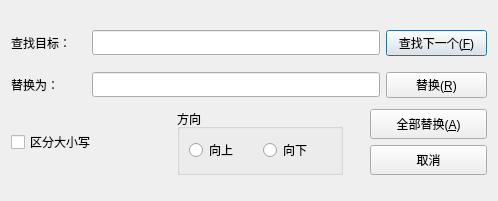
<?xml version="1.0" encoding="UTF-8"?>
<ui version="4.0">
 <class>replaceDialog</class>
 <widget class="QDialog" name="replaceDialog">
  <property name="geometry">
   <rect>
    <x>0</x>
    <y>0</y>
    <width>498</width>
    <height>201</height>
   </rect>
  </property>
  <property name="windowTitle">
   <string>替换</string>
  </property>
  <layout class="QVBoxLayout" name="verticalLayout_4">
   <item>
    <layout class="QVBoxLayout" name="verticalLayout_3">
     <item>
      <layout class="QHBoxLayout" name="horizontalLayout_3">
       <item>
        <widget class="QLabel" name="label">
         <property name="sizePolicy">
          <sizepolicy hsizetype="Fixed" vsizetype="Fixed">
           <horstretch>0</horstretch>
           <verstretch>0</verstretch>
          </sizepolicy>
         </property>
         <property name="minimumSize">
          <size>
           <width>75</width>
           <height>36</height>
          </size>
         </property>
         <property name="maximumSize">
          <size>
           <width>75</width>
           <height>36</height>
          </size>
         </property>
         <property name="text">
          <string>查找目标：</string>
         </property>
        </widget>
       </item>
       <item>
        <widget class="QLineEdit" name="searchTarget">
         <property name="sizePolicy">
          <sizepolicy hsizetype="Minimum" vsizetype="Minimum">
           <horstretch>0</horstretch>
           <verstretch>0</verstretch>
          </sizepolicy>
         </property>
         <property name="minimumSize">
          <size>
           <width>288</width>
           <height>25</height>
          </size>
         </property>
         <property name="maximumSize">
          <size>
           <width>16777215</width>
           <height>25</height>
          </size>
         </property>
        </widget>
       </item>
       <item>
        <widget class="QPushButton" name="btnSearchNext">
         <property name="text">
          <string>查找下一个(&amp;F)</string>
         </property>
        </widget>
       </item>
      </layout>
     </item>
     <item>
      <layout class="QHBoxLayout" name="horizontalLayout_4">
       <item>
        <widget class="QLabel" name="label_2">
         <property name="sizePolicy">
          <sizepolicy hsizetype="Fixed" vsizetype="Fixed">
           <horstretch>0</horstretch>
           <verstretch>0</verstretch>
          </sizepolicy>
         </property>
         <property name="minimumSize">
          <size>
           <width>75</width>
           <height>36</height>
          </size>
         </property>
         <property name="maximumSize">
          <size>
           <width>75</width>
           <height>36</height>
          </size>
         </property>
         <property name="text">
          <string>替换为：</string>
         </property>
        </widget>
       </item>
       <item>
        <widget class="QLineEdit" name="replaceContext">
         <property name="sizePolicy">
          <sizepolicy hsizetype="Minimum" vsizetype="Minimum">
           <horstretch>0</horstretch>
           <verstretch>0</verstretch>
          </sizepolicy>
         </property>
         <property name="minimumSize">
          <size>
           <width>288</width>
           <height>25</height>
          </size>
         </property>
         <property name="maximumSize">
          <size>
           <width>16777215</width>
           <height>25</height>
          </size>
         </property>
        </widget>
       </item>
       <item>
        <widget class="QPushButton" name="btnReplace">
         <property name="text">
          <string>替换(&amp;R)</string>
         </property>
        </widget>
       </item>
      </layout>
     </item>
     <item>
      <layout class="QHBoxLayout" name="horizontalLayout_5" stretch="3,1">
       <item>
        <layout class="QHBoxLayout" name="horizontalLayout_2">
         <property name="spacing">
          <number>0</number>
         </property>
         <property name="rightMargin">
          <number>21</number>
         </property>
         <item>
          <widget class="QCheckBox" name="chIsCase">
           <property name="text">
            <string>区分大小写</string>
           </property>
          </widget>
         </item>
         <item>
          <widget class="QGroupBox" name="groupBox">
           <property name="title">
            <string>方向</string>
           </property>
           <layout class="QVBoxLayout" name="verticalLayout">
            <item>
             <layout class="QHBoxLayout" name="horizontalLayout">
              <item>
               <widget class="QRadioButton" name="radioUp">
                <property name="text">
                 <string>向上</string>
                </property>
               </widget>
              </item>
              <item>
               <widget class="QRadioButton" name="radioDown">
                <property name="text">
                 <string>向下</string>
                </property>
               </widget>
              </item>
             </layout>
            </item>
           </layout>
          </widget>
         </item>
        </layout>
       </item>
       <item>
        <layout class="QVBoxLayout" name="verticalLayout_2">
         <item>
          <widget class="QPushButton" name="btnReplaceAll">
           <property name="sizePolicy">
            <sizepolicy hsizetype="Minimum" vsizetype="Fixed">
             <horstretch>0</horstretch>
             <verstretch>0</verstretch>
            </sizepolicy>
           </property>
           <property name="minimumSize">
            <size>
             <width>101</width>
             <height>30</height>
            </size>
           </property>
           <property name="maximumSize">
            <size>
             <width>16777215</width>
             <height>16777215</height>
            </size>
           </property>
           <property name="baseSize">
            <size>
             <width>101</width>
             <height>30</height>
            </size>
           </property>
           <property name="text">
            <string>全部替换(&amp;A)</string>
           </property>
          </widget>
         </item>
         <item>
          <widget class="QPushButton" name="btnCancel">
           <property name="sizePolicy">
            <sizepolicy hsizetype="Minimum" vsizetype="Fixed">
             <horstretch>0</horstretch>
             <verstretch>0</verstretch>
            </sizepolicy>
           </property>
           <property name="minimumSize">
            <size>
             <width>101</width>
             <height>30</height>
            </size>
           </property>
           <property name="maximumSize">
            <size>
             <width>16777215</width>
             <height>16777215</height>
            </size>
           </property>
           <property name="baseSize">
            <size>
             <width>101</width>
             <height>30</height>
            </size>
           </property>
           <property name="text">
            <string>取消</string>
           </property>
          </widget>
         </item>
        </layout>
       </item>
      </layout>
     </item>
    </layout>
   </item>
  </layout>
 </widget>
 <resources/>
 <connections/>
</ui>
